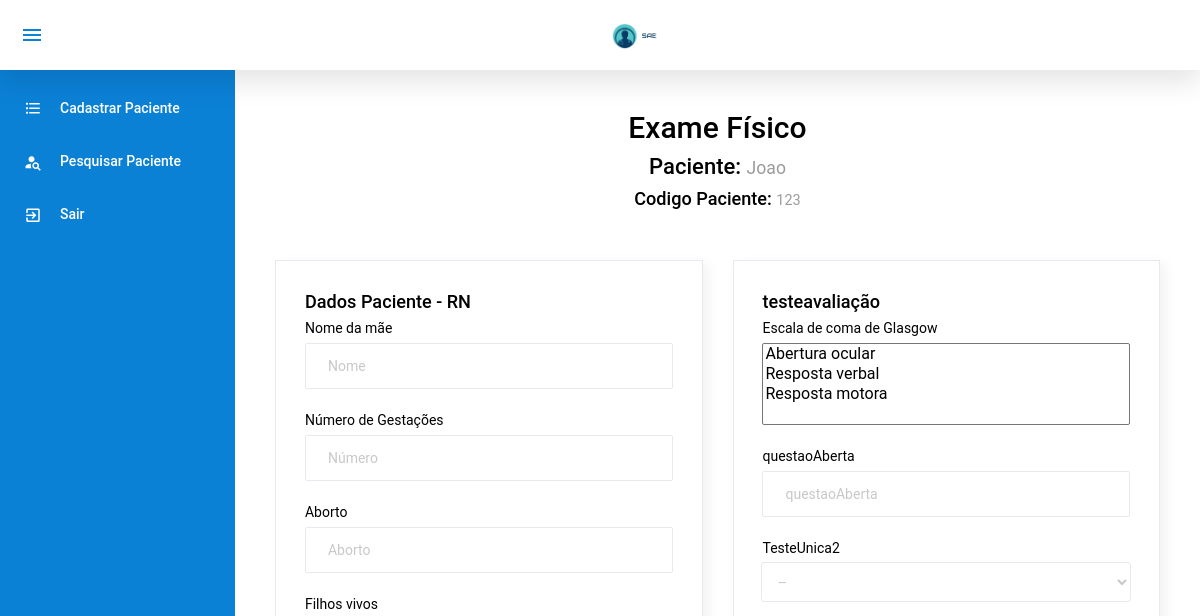
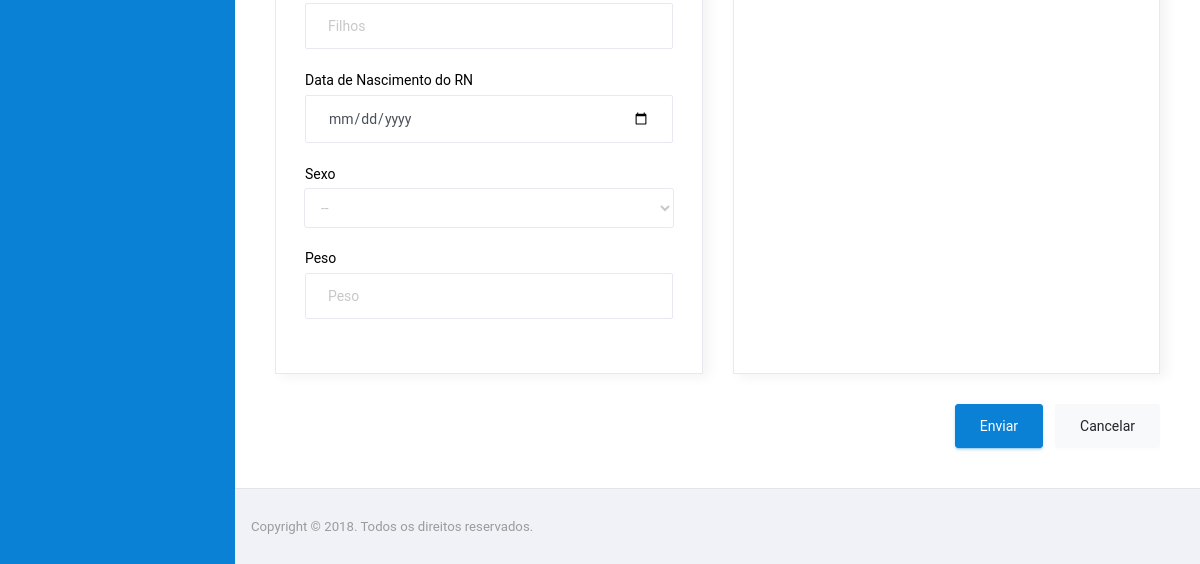
The page /exameFisico/ExameFisico.php?idPaciente=1 (signed in) on the database as committed earlier (2 pictures, top to bottom).
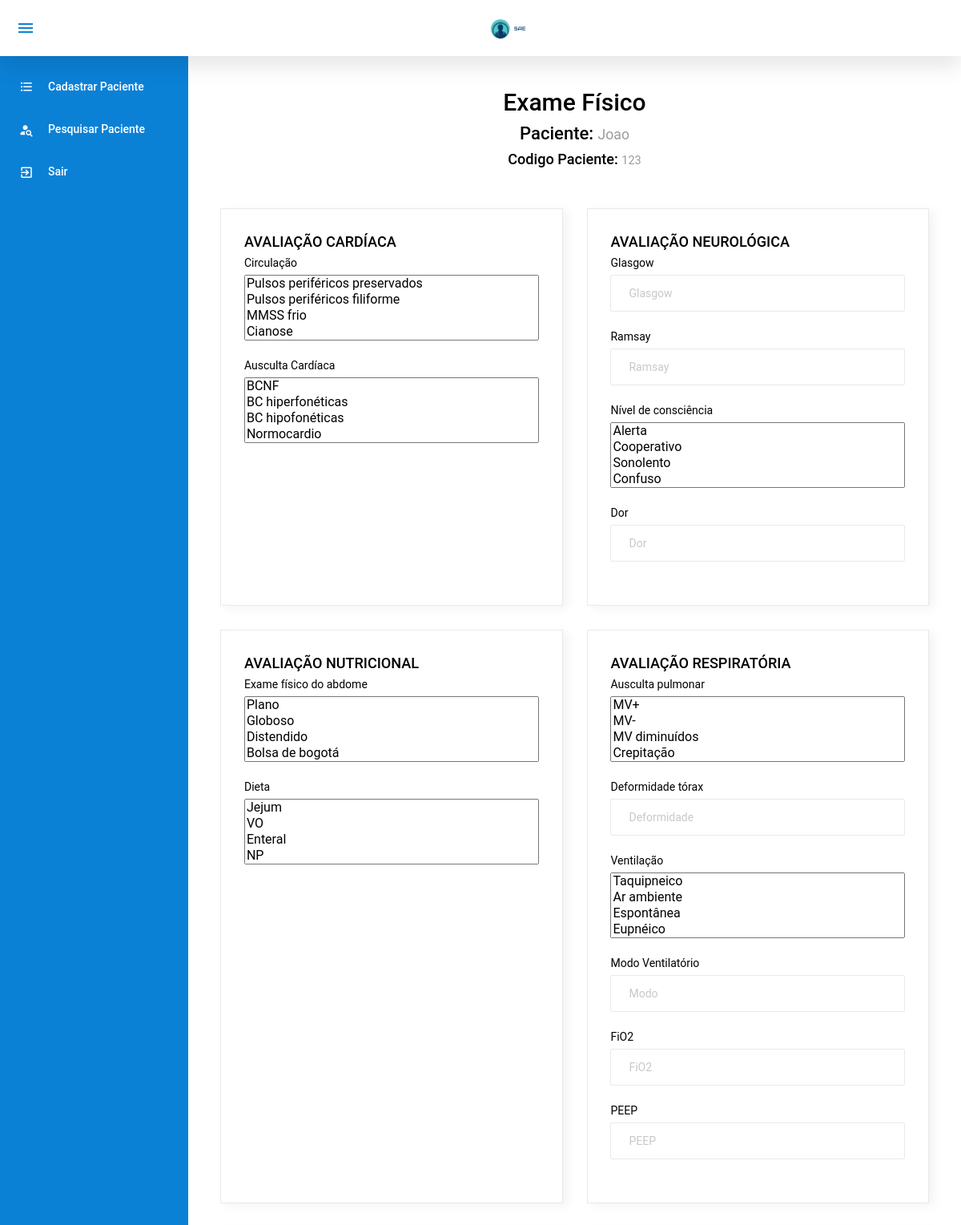
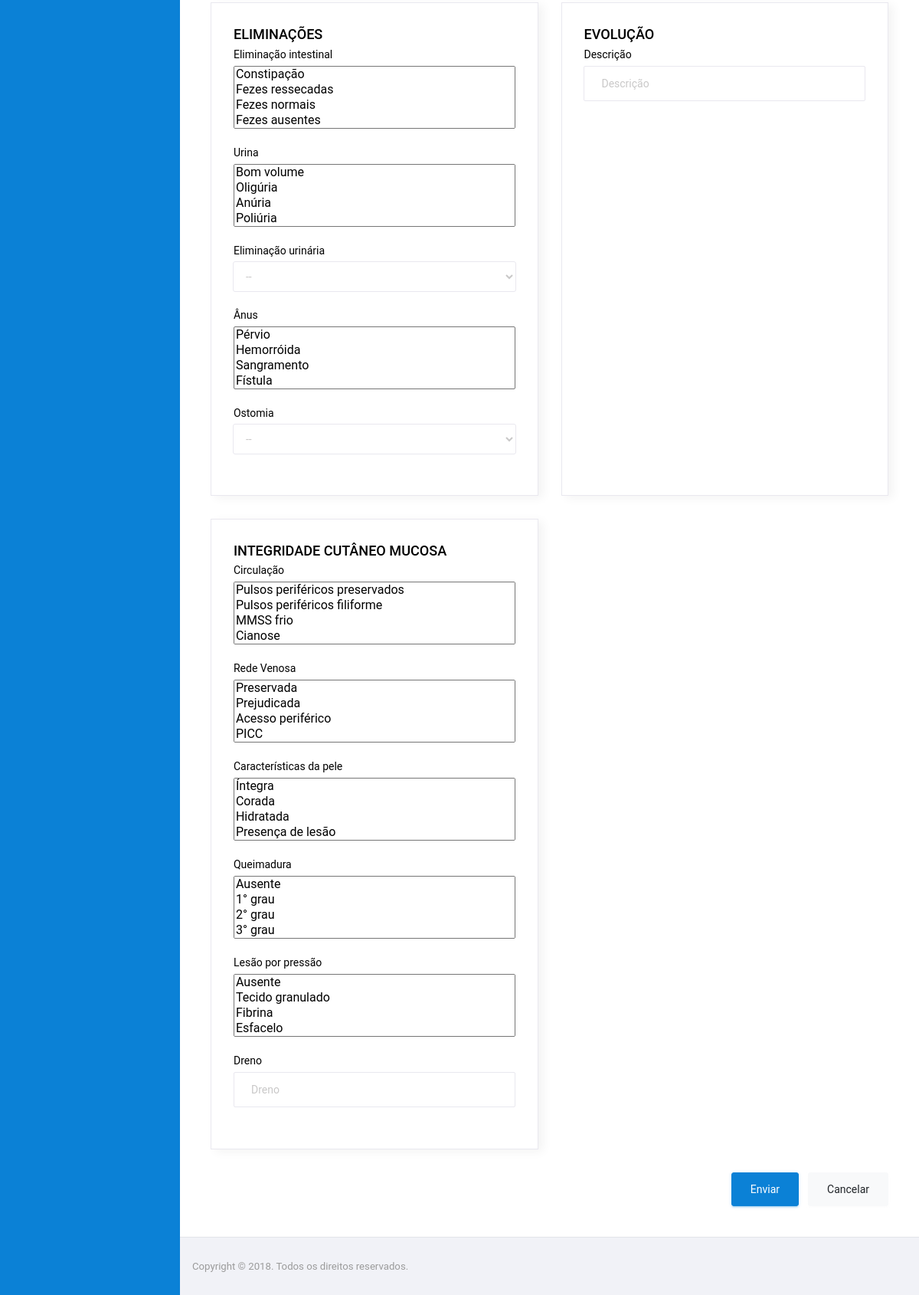
The same page on the database as committed later (2 pictures, top to bottom).
### tables this page shows
CREATE TABLE `formulario` (
  `IdFormulario` int(11) NOT NULL,
  `Descricao` varchar(100) NOT NULL
);

CREATE TABLE `avaliacao` (
  `IdAvaliacao` int(11) NOT NULL,
  `Descricao` varchar(100) NOT NULL
);

CREATE TABLE `aplicacao` (
  `IdAplicacao` int(11) NOT NULL,
  `IdAvaliacao` int(11) NOT NULL,
  `IdFormulario` int(11) NOT NULL
);

CREATE TABLE `questao` (
  `IdQuestao` int(11) NOT NULL,
  `IdTipoQuestao` tinyint(4) NOT NULL,
  `Descricao` varchar(300) NOT NULL,
  `PossuiOutro` char(1) NOT NULL
);

CREATE TABLE `avaliacaoquestao` (
  `IdQuestao` int(11) NOT NULL,
  `IdAvaliacao` int(11) NOT NULL
);

### config/BD.php (called while the page is built, shortened)
<?php
	class BancoDados{
		public static function obterConexao(){
			if(isset($conexao) == false){
				$conexao = new PDO("mysql:dbname=u989534060_sae;host=localhost","root","",array(PDO::MYSQL_ATTR_INIT_COMMAND => "SET NAMES utf8"));
				$conexao->setAttribute(PDO::ATTR_ERRMODE, PDO::ERRMODE_EXCEPTION);
			}
			return $conexao;
		}
	}
?>

### model/PacienteModel.php (called while the page is built, shortened)
<?php
	require_once $_SERVER["DOCUMENT_ROOT"] . "/sae/config/BD.php";
	class PacienteModel{
		private $bd;
		 function __construct(){
		 	$this->bd = BancoDados::obterConexao();
		 }
         public function listarID($idPaciente){
            $listarUm = $this->bd->prepare("SELECT * from paciente where idPaciente = :idPaciente");
            $listarUm->bindParam(":idPaciente", $idPaciente, PDO::PARAM_INT);
            $listarUm->execute();
            $res = $listarUm->fetch(PDO::FETCH_ASSOC);
            return $res;
         }
	}
?>

### model/FormularioModel.php (called while the page is built, shortened)
<?php
	require_once $_SERVER["DOCUMENT_ROOT"] . "/sae/config/BD.php";
	class FormularioModel{
		private $bd;
		 function __construct(){
		 	$this->bd = BancoDados::obterConexao();
		 }
		 public function listarTodasAvaliacoes($idFormulario){
			$listarTodasAvaliacoes = $this->bd->query("SELECT * FROM formulario INNER JOIN aplicacao ON aplicacao.IdFormulario = formulario.IdFormulario
										INNER JOIN avaliacao on avaliacao.IdAvaliacao = aplicacao.IdAvaliacao
										INNER JOIN avaliacaoquestao on avaliacaoquestao.IdAvaliacao = avaliacao.IdAvaliacao
										WHERE formulario.IdFormulario = " . $idFormulario . "  GROUP BY avaliacao.Descricao");
			$res = $listarTodasAvaliacoes->fetchAll(PDO::FETCH_ASSOC);
			return $res;
		}
	}
?>

### model/FormularioAvaliacaoModel.php (called while the page is built, shortened)
<?php
	require_once $_SERVER["DOCUMENT_ROOT"] . "/sae/config/BD.php";
	class FormularioAvaliacaoModel{
		private $bd;
		 function __construct(){
		 	$this->bd = BancoDados::obterConexao();
		 }
		 public function listarTodasQuestoesAplicacao($idAplicacao){
			$listarTodasQuestoesAplicacao = $this->bd->query("SELECT * FROM aplicacao
			INNER JOIN avaliacao ON avaliacao.IdAvaliacao = aplicacao.IdAvaliacao
			INNER JOIN avaliacaoquestao ON avaliacaoquestao.IdAvaliacao = avaliacao.IdAvaliacao
			INNER JOIN questao ON questao.IdQuestao = avaliacaoquestao.IdQuestao WHERE aplicacao.IdAplicacao = " . $idAplicacao);
			$res = $listarTodasQuestoesAplicacao->fetchAll(PDO::FETCH_ASSOC);
			return $res;
		 }
	}
?>

### model/QuestaoModel.php (called while the page is built, shortened)
<?php
	require_once $_SERVER["DOCUMENT_ROOT"] . "/sae/config/BD.php";
	class QuestaoModel{
		private $bd;
		 function __construct(){
		 	$this->bd = BancoDados::obterConexao();
		 }
		public function listarAfirmativas($idQuestao){
			$listarAfirmativas = $this->bd->query("SELECT * from questaoafirmativa WHERE idQuestao = " . $idQuestao);
			$listarAfirmativas->bindParam(":idQuestao", $idQuestao);
			$res = $listarAfirmativas->fetchAll(PDO::FETCH_ASSOC);
			return $res;
		}
		public function listarID($idQuestao){
            $listarUm = $this->bd->prepare("SELECT * from questao where idQuestao = :idQuestao");
            $listarUm->bindParam(":idQuestao", $idQuestao, PDO::PARAM_INT);
            $listarUm->execute();
            $res = $listarUm->fetch(PDO::FETCH_ASSOC);
            return $res;
         }
	}
?>

### model/AfirmativaModel.php (called while the page is built, shortened)
<?php
	require_once $_SERVER["DOCUMENT_ROOT"] . "/sae/config/BD.php";
	class AfirmativaModel{
		private $bd;
		 function __construct(){
		 	$this->bd = BancoDados::obterConexao();
		 }
         public function listarID($idAfirmativa){
            $listarUm = $this->bd->prepare("SELECT * from afirmativa where idAfirmativa = :idAfirmativa");
            $listarUm->bindParam(":idAfirmativa", $idAfirmativa, PDO::PARAM_INT);
            $listarUm->execute();
            $res = $listarUm->fetch(PDO::FETCH_ASSOC);
            return $res;
         }
	}
?>

### exameFisico/ExameFisico.php (the view, shortened to what the changed rows need)
<!DOCTYPE html>
<html lang="pt-br">
<?php
  include $_SERVER["DOCUMENT_ROOT"] . "/sae/template/header.php";
  require_once $_SERVER["DOCUMENT_ROOT"]	. "/sae/model/PacienteModel.php";
  require_once $_SERVER["DOCUMENT_ROOT"]	. "/sae/model/FormularioModel.php";
  require_once $_SERVER["DOCUMENT_ROOT"] . "/sae/model/QuestaoModel.php";
  require_once $_SERVER["DOCUMENT_ROOT"] . "/sae/model/FormularioAvaliacaoModel.php";
  require_once $_SERVER["DOCUMENT_ROOT"] . "/sae/model/AfirmativaModel.php";
    if (isset($_GET["idPaciente"])) {
      $idPaciente = $_GET["idPaciente"];
    }else{
        header('Location: ../paciente/PesquisarPaciente.php');
    }
    $afirmativa = new AfirmativaModel();
    $questaoModel = new  QuestaoModel();
    $formularioModel = new FormularioModel();
    $pacienteModel = new PacienteModel();
    $formularioAvaliacao = new FormularioAvaliacaoModel();
    $resPaciente = $pacienteModel->listarID($idPaciente);
?>
<body>
  <div class="container-scroller">
    <?php require '../template/menuENF.php'; ?>
      <div class="main-panel">
        <div class="content-wrapper">
          <div class="row">
            <div class="col-md-12">
              <h1 class="text-center align-items-center justify-content-center d-block ">Exame Físico</h1>
            </div>
            <?php
            $idTipoPaciente = $resPaciente["IdTipoPaciente"];
            if($idTipoPaciente == 3){
              $idFormulario = 10;
            }else if($idTipoPaciente == 2){
              $idFormulario = 11;
            }else if($idTipoPaciente == 1){
                $idFormulario = 12;
            }else{
                header('Location: ../paciente/PesquisarPaciente.php');
            }
            $resSelectAvaliacao = $formularioModel->listarTodasAvaliacoes($idFormulario);
            foreach($resSelectAvaliacao as $avaliacao){
            ?>
            <div class="col-md-6 grid-margin stretch-card">
              <div class="card">
                <div class="card-body">
                  <h5><?php echo $avaliacao['Descricao'];?></h5>
                  <form action="../controller/ExameFisicoController.php?acao=cadastrardados&idPaciente=<?php echo $idPaciente;?>&idTipoPaciente=<?php echo $idTipoPaciente;?>" method="post" class="forms-sample">
                    <?php
                    $resFormAvaliacao = $formularioAvaliacao->listarTodasQuestoesAplicacao($avaliacao['IdAplicacao']);
                    foreach($resFormAvaliacao as $avalQuest){
                        $resQuestao = $questaoModel->listarID($avalQuest['IdQuestao']);
                        if($resQuestao['IdTipoQuestao'] == 1){
                          ?>
                          <div class="form-group">
                            <label for="input"><?php echo $resQuestao['Descricao'];?></label>
                            <input type="text" class="form-control"
                            <?php echo "name=" . $avalQuest['IdAplicacao'] . ';' . $avalQuest['IdAvaliacao'] . ';' . $avalQuest['IdQuestao']  . ';' . $avalQuest['IdTipoQuestao']  . "";
                                  echo " placeholder=" . $avalQuest['Descricao'];
                            ?>
                            >
                          </div>
                          <?php
                        }
                          if($resQuestao['IdTipoQuestao'] == 2){
                            ?>
                            <div class="form-group">
                              <label for="selectAtividade"><?php echo $resQuestao['Descricao'];?></label>
                              <select class="form-control" <?php echo "name=" . $avalQuest['IdAplicacao'] . ';' . $avalQuest['IdAvaliacao'] . ';' . $avalQuest['IdQuestao']  . ';' . $avalQuest['IdTipoQuestao']  . "";?>>
                                <option> -- </option>
                              </select>
                            </div>
                            <?php
                          }
                          if($resQuestao['IdTipoQuestao'] == 3){
                            $resAfirmativa = $questaoModel->listarAfirmativas($resQuestao['IdQuestao']);
                            ?>
                            <div class="form-group">
                              <label for="selectAtividade"><?php echo $resQuestao['Descricao'];?></label>
                              <select class="js-example-basic-multiple w-100" multiple="multiple" <?php echo "name=" . $avalQuest['IdAplicacao'] . ';' . $avalQuest['IdAvaliacao'] . ';' . $avalQuest['IdQuestao']  . ';' . $avalQuest['IdTipoQuestao']  . "[]";?>>
                              <?php foreach($resAfirmativa as $afirm){
                              $resAfirmativaDescricao = $afirmativa->listarID($afirm['IdAfirmativa']); ?>
                                <option value="<?php echo $resAfirmativaDescricao['IdAfirmativa'];?>"><?php echo $resAfirmativaDescricao['Descricao'];?></option>
                              <?php } ?>
                              </select>
                            </div>
                            <?php
                            }
                          if($resQuestao['IdTipoQuestao'] == 4){
                            ?>
                            <div class="form-group">
                              <label for="selectAtividade"><?php echo $resQuestao['Descricao'];?></label>
                              <div iclass="input-group date">
                                <input type="date" <?php echo "name=" . $avalQuest['IdAplicacao'] . ';' . $avalQuest['IdAvaliacao'] . ';' . $avalQuest['IdQuestao']  . ';' . $avalQuest['IdTipoQuestao']  . "";?>   class="form-control">
                              </div>
                            </div>
                            <?php
                            }
                            ?>
                          <?php
                        }
                        ?>
                </div>
              </div>
            </div>
            <?php } ?>
          </div>
        </div>
      </div>
    </div>
  </div>
</body>
</html>

Rows that differ between the two databases and show on the page:
removed aplicacao: questao.Descricao "Nome da mãe", questao.Descricao "Número de Gestações", questao.Descricao "Aborto", Descricao "Aborto", questao.Descricao "Filhos vivos", questao.Descricao "Data de Nascimento do RN", questao.Descricao "Sexo", IdAplicacao.IdTipoQuestao "--", questao.Descricao "Peso", Descricao "Peso"
removed aplicacao: questao.Descricao "Escala de coma de Glasgow", IdAplicacao.IdTipoQuestao "Abertura ocular / Resposta verbal / Resposta motora", questao.Descricao "questaoAberta", Descricao "questaoAberta", questao.Descricao "TesteUnica2", IdAplicacao.IdTipoQuestao "--", questaoafirmativa ($resAfirmativaDescricao['IdAfirmativa'] 4 (drawn)), questaoafirmativa ($resAfirmativaDescricao['IdAfirmativa'] 5 (drawn)), questaoafirmativa ($resAfirmativaDescricao['IdAfirmativa'] 6 (drawn))
now on one of the page's lists (row unchanged): formulario: avaliacao.Descricao "AVALIAÇÃO NUTRICIONAL", avaliacao.Descricao "AVALIAÇÃO RESPIRATÓRIA", avaliacao.Descricao "ELIMINAÇÕES", avaliacao.Descricao "EVOLUÇÃO", avaliacao.Descricao "INTEGRIDADE CUTÂNEO MUCOSA"
computed for formulario: avaliacao.Descricao "Dados Paciente - RN" → "AVALIAÇÃO CARDÍACA"; avaliacao.Descricao "testeavaliação" → "AVALIAÇÃO NEUROLÓGICA"
added aplicacao: questao.Descricao "Circulação", IdAplicacao.IdTipoQuestao "Pulsos periféricos preservados / Pulsos periféricos filiforme / MMSS frio / Cianose", questao.Descricao "Ausculta Cardíaca", IdAplicacao.IdTipoQuestao "BCNF / BC hiperfonéticas / BC hipofonéticas / Normocardio", questaoafirmativa ($resAfirmativaDescricao['IdAfirmativa'] 127 (drawn)), questaoafirmativa ($resAfirmativaDescricao['IdAfirmativa'] 129 (drawn)), questaoafirmativa ($resAfirmativaDescricao['IdAfirmativa'] 132 (drawn)), questaoafirmativa ($resAfirmativaDescricao['IdAfirmativa'] 136 (drawn)), questaoafirmativa ($resAfirmativaDescricao['IdAfirmativa'] 137 (drawn)), questaoafirmativa ($resAfirmativaDescricao['IdAfirmativa'] 243 (drawn)), questaoafirmativa ($resAfirmativaDescricao['IdAfirmativa'] 244 (drawn)), questaoafirmativa ($resAfirmativaDescricao['IdAfirmativa'] 245 (drawn)), questaoafirmativa ($resAfirmativaDescricao['IdAfirmativa'] 246 (drawn)), questaoafirmativa ($resAfirmativaDescricao['IdAfirmativa'] 247 (drawn))
added aplicacao: questao.Descricao "Glasgow", Descricao "Glasgow", questao.Descricao "Ramsay", Descricao "Ramsay", questao.Descricao "Nível de consciência", IdAplicacao.IdTipoQuestao "Alerta / Cooperativo / Sonolento / Confuso", questao.Descricao "Dor", Descricao "Dor", questaoafirmativa ($resAfirmativaDescricao['IdAfirmativa'] 107 (drawn)), questaoafirmativa ($resAfirmativaDescricao['IdAfirmativa'] 108 (drawn)), questaoafirmativa ($resAfirmativaDescricao['IdAfirmativa'] 109 (drawn)), questaoafirmativa ($resAfirmativaDescricao['IdAfirmativa'] 110 (drawn)), questaoafirmativa ($resAfirmativaDescricao['IdAfirmativa'] 111 (drawn))
added aplicacao: questao.Descricao "Exame físico do abdome", IdAplicacao.IdTipoQuestao "Plano / Globoso / Distendido / Bolsa de bogotá", questao.Descricao "Dieta", IdAplicacao.IdTipoQuestao "Jejum / VO / Enteral / NP", questaoafirmativa ($resAfirmativaDescricao['IdAfirmativa'] 193 (drawn)), questaoafirmativa ($resAfirmativaDescricao['IdAfirmativa'] 194 (drawn)), questaoafirmativa ($resAfirmativaDescricao['IdAfirmativa'] 195 (drawn)), questaoafirmativa ($resAfirmativaDescricao['IdAfirmativa'] 196 (drawn)), questaoafirmativa ($resAfirmativaDescricao['IdAfirmativa'] 197 (drawn)), questaoafirmativa ($resAfirmativaDescricao['IdAfirmativa'] 208 (drawn)), questaoafirmativa ($resAfirmativaDescricao['IdAfirmativa'] 209 (drawn)), questaoafirmativa ($resAfirmativaDescricao['IdAfirmativa'] 210 (drawn)), questaoafirmativa ($resAfirmativaDescricao['IdAfirmativa'] 211 (drawn)), questaoafirmativa ($resAfirmativaDescricao['IdAfirmativa'] 212 (drawn))
added aplicacao: questao.Descricao "Ausculta pulmonar", IdAplicacao.IdTipoQuestao "MV+ / MV- / MV diminuídos / Crepitação", questao.Descricao "Deformidade tórax", questao.Descricao "Ventilação", IdAplicacao.IdTipoQuestao "Taquipneico / Ar ambiente / Espontânea / Eupnéico", questao.Descricao "Modo Ventilatório", questao.Descricao "FiO2", Descricao "FiO2", questao.Descricao "PEEP", Descricao "PEEP", questaoafirmativa ($resAfirmativaDescricao['IdAfirmativa'] 89 (drawn)), questaoafirmativa ($resAfirmativaDescricao['IdAfirmativa'] 90 (drawn)), questaoafirmativa ($resAfirmativaDescricao['IdAfirmativa'] 91 (drawn)), questaoafirmativa ($resAfirmativaDescricao['IdAfirmativa'] 113 (drawn)), questaoafirmativa ($resAfirmativaDescricao['IdAfirmativa'] 114 (drawn)), questaoafirmativa ($resAfirmativaDescricao['IdAfirmativa'] 2 (drawn)), questaoafirmativa ($resAfirmativaDescricao['IdAfirmativa'] 95 (drawn)), questaoafirmativa ($resAfirmativaDescricao['IdAfirmativa'] 117 (drawn)), questaoafirmativa ($resAfirmativaDescricao['IdAfirmativa'] 118 (drawn)), questaoafirmativa ($resAfirmativaDescricao['IdAfirmativa'] 119 (drawn))
added aplicacao: questao.Descricao "Eliminação intestinal", IdAplicacao.IdTipoQuestao "Constipação / Fezes ressecadas / Fezes normais / Fezes ausentes", questao.Descricao "Urina", IdAplicacao.IdTipoQuestao "Bom volume / Oligúria / Anúria / Poliúria", questao.Descricao "Eliminação urinária", IdAplicacao.IdTipoQuestao "--", questao.Descricao "Ânus", IdAplicacao.IdTipoQuestao "Pérvio / Hemorróida / Sangramento / Fístula", questao.Descricao "Ostomia", questaoafirmativa ($resAfirmativaDescricao['IdAfirmativa'] 217 (drawn)), questaoafirmativa ($resAfirmativaDescricao['IdAfirmativa'] 218 (drawn)), questaoafirmativa ($resAfirmativaDescricao['IdAfirmativa'] 219 (drawn)), questaoafirmativa ($resAfirmativaDescricao['IdAfirmativa'] 220 (drawn)), questaoafirmativa ($resAfirmativaDescricao['IdAfirmativa'] 221 (drawn)), questaoafirmativa ($resAfirmativaDescricao['IdAfirmativa'] 224 (drawn)), questaoafirmativa ($resAfirmativaDescricao['IdAfirmativa'] 225 (drawn)), questaoafirmativa ($resAfirmativaDescricao['IdAfirmativa'] 226 (drawn)), questaoafirmativa ($resAfirmativaDescricao['IdAfirmativa'] 227 (drawn)), questaoafirmativa ($resAfirmativaDescricao['IdAfirmativa'] 228 (drawn)), questaoafirmativa ($resAfirmativaDescricao['IdAfirmativa'] 236 (drawn)), questaoafirmativa ($resAfirmativaDescricao['IdAfirmativa'] 237 (drawn)), questaoafirmativa ($resAfirmativaDescricao['IdAfirmativa'] 238 (drawn)), questaoafirmativa ($resAfirmativaDescricao['IdAfirmativa'] 239 (drawn))
added aplicacao: questao.Descricao "Descrição", Descricao "Descrição"
added aplicacao: questao.Descricao "Circulação", IdAplicacao.IdTipoQuestao "Pulsos periféricos preservados / Pulsos periféricos filiforme / MMSS frio / Cianose", questao.Descricao "Rede Venosa", IdAplicacao.IdTipoQuestao "Preservada / Prejudicada / Acesso periférico / PICC", questao.Descricao "Características da pele", IdAplicacao.IdTipoQuestao "Íntegra / Corada / Hidratada / Presença de lesão", questao.Descricao "Queimadura", IdAplicacao.IdTipoQuestao "Ausente / 1° grau / 2° grau / 3° grau", questao.Descricao "Lesão por pressão", IdAplicacao.IdTipoQuestao "Ausente / Tecido granulado / Fibrina / Esfacelo", questao.Descricao "Dreno", Descricao "Dreno", questaoafirmativa ($resAfirmativaDescricao['IdAfirmativa'] 127 (drawn)), questaoafirmativa ($resAfirmativaDescricao['IdAfirmativa'] 129 (drawn)), questaoafirmativa ($resAfirmativaDescricao['IdAfirmativa'] 132 (drawn)), questaoafirmativa ($resAfirmativaDescricao['IdAfirmativa'] 136 (drawn)), questaoafirmativa ($resAfirmativaDescricao['IdAfirmativa'] 137 (drawn)), questaoafirmativa ($resAfirmativaDescricao['IdAfirmativa'] 143 (drawn)), questaoafirmativa ($resAfirmativaDescricao['IdAfirmativa'] 144 (drawn)), questaoafirmativa ($resAfirmativaDescricao['IdAfirmativa'] 145 (drawn)), questaoafirmativa ($resAfirmativaDescricao['IdAfirmativa'] 146 (drawn)), questaoafirmativa ($resAfirmativaDescricao['IdAfirmativa'] 147 (drawn)), questaoafirmativa ($resAfirmativaDescricao['IdAfirmativa'] 154 (drawn)), questaoafirmativa ($resAfirmativaDescricao['IdAfirmativa'] 155 (drawn)), questaoafirmativa ($resAfirmativaDescricao['IdAfirmativa'] 156 (drawn)), questaoafirmativa ($resAfirmativaDescricao['IdAfirmativa'] 157 (drawn)), questaoafirmativa ($resAfirmativaDescricao['IdAfirmativa'] 158 (drawn)), questaoafirmativa ($resAfirmativaDescricao['IdAfirmativa'] 50 (drawn)), questaoafirmativa ($resAfirmativaDescricao['IdAfirmativa'] 165 (drawn)), questaoafirmativa ($resAfirmativaDescricao['IdAfirmativa'] 166 (drawn)), questaoafirmativa ($resAfirmativaDescricao['IdAfirmativa'] 167 (drawn)), questaoafirmativa ($resAfirmativaDescricao['IdAfirmativa'] 168 (drawn)), questaoafirmativa ($resAfirmativaDescricao['IdAfirmativa'] 50 (drawn)), questaoafirmativa ($resAfirmativaDescricao['IdAfirmativa'] 183 (drawn)), questaoafirmativa ($resAfirmativaDescricao['IdAfirmativa'] 184 (drawn)), questaoafirmativa ($resAfirmativaDescricao['IdAfirmativa'] 185 (drawn)), questaoafirmativa ($resAfirmativaDescricao['IdAfirmativa'] 186 (drawn))
